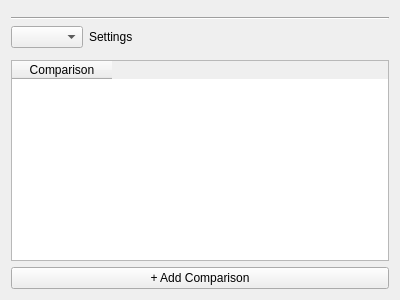
<?xml version="1.0" encoding="UTF-8"?>
<ui version="4.0">
 <class>Form</class>
 <widget class="QWidget" name="Form">
  <property name="geometry">
   <rect>
    <x>0</x>
    <y>0</y>
    <width>400</width>
    <height>300</height>
   </rect>
  </property>
  <property name="windowTitle">
   <string>Form</string>
  </property>
  <layout class="QVBoxLayout" name="verticalLayout">
   <item>
    <widget class="QWidget" name="name_desc_tags_placeholder" native="true"/>
   </item>
   <item>
    <widget class="Line" name="line">
     <property name="orientation">
      <enum>Qt::Horizontal</enum>
     </property>
    </widget>
   </item>
   <item>
    <layout class="QHBoxLayout" name="horizontalLayout">
     <item>
      <widget class="QComboBox" name="tool_select_combo"/>
     </item>
     <item>
      <widget class="QLabel" name="label">
       <property name="text">
        <string>Settings</string>
       </property>
      </widget>
     </item>
     <item>
      <spacer name="horizontalSpacer">
       <property name="orientation">
        <enum>Qt::Horizontal</enum>
       </property>
       <property name="sizeHint" stdset="0">
        <size>
         <width>40</width>
         <height>20</height>
        </size>
       </property>
      </spacer>
     </item>
    </layout>
   </item>
   <item>
    <widget class="QWidget" name="tool_placeholder" native="true"/>
   </item>
   <item>
    <widget class="QTableWidget" name="comparison_table">
     <column>
      <property name="text">
       <string>Comparison</string>
      </property>
     </column>
    </widget>
   </item>
   <item>
    <widget class="QPushButton" name="pushButton">
     <property name="text">
      <string>+ Add Comparison</string>
     </property>
    </widget>
   </item>
  </layout>
 </widget>
 <resources/>
 <connections/>
</ui>
